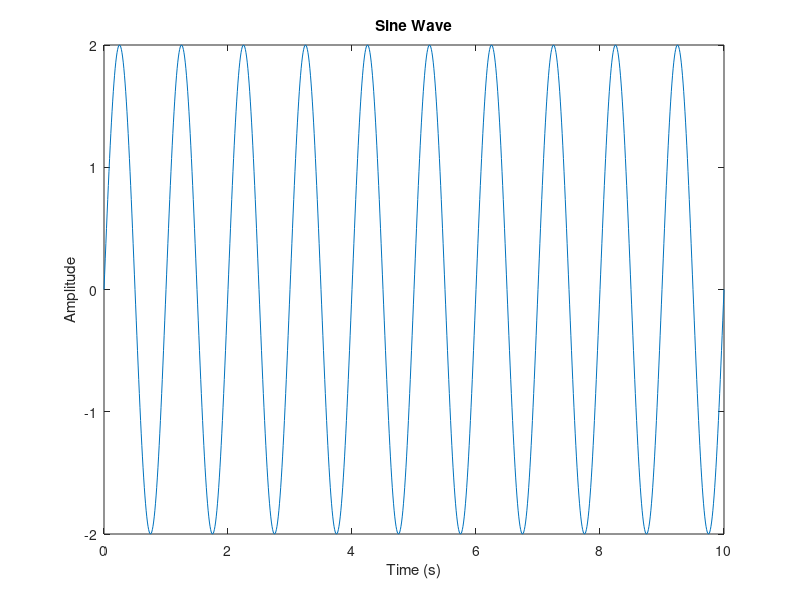

The MATLAB source for this figure:
amplitude = 2;     
frequency = 1;      
phase = 0;        

t = 0:0.01:10;    

sine_wave = amplitude * sin(2*pi*frequency*t + phase);

plot(t, sine_wave);
xlabel('Time (s)');
ylabel('Amplitude');
title('Sine Wave');
 